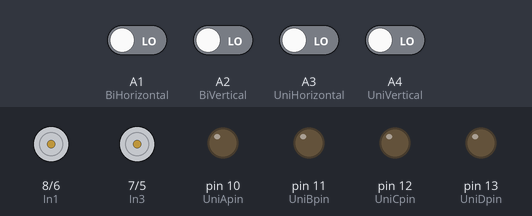
The sketch below on a simulated Arduino Uno, built with avr-gcc and run on an emulated ATmega328P. Parts: motor-driver pin pairs drawn as motors (green arrow = first pin HIGH = forward, orange = second pin HIGH = backward, longer = more drive, scaled by the enable pin), output pins drawn as LEDs (lit = HIGH). Dashed ring = blinking. The inputs (shaded band) are chosen by the test bench; at power-on: A1 (BiHorizontal), A2 (BiVertical), A3 (UniHorizontal), A4 (UniVertical) LOW.

Above: at 1.2 s.
1.3 s: A1 (BiHorizontal) driven HIGH
At 1.45 s:
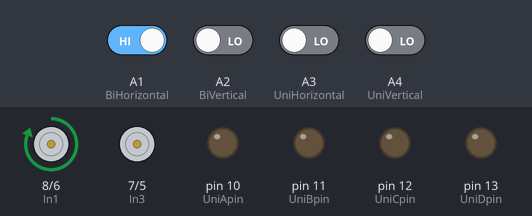
4.3 s: A3 (UniHorizontal) driven HIGH
At 4.45 s:
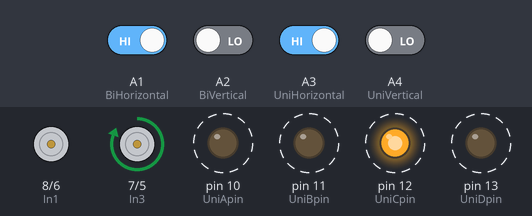
7.3 s: A3 (UniHorizontal) driven LOW
At 7.45 s:
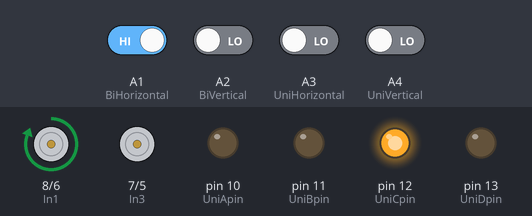
10.3 s: A1 (BiHorizontal) driven LOW
At 11.5 s:
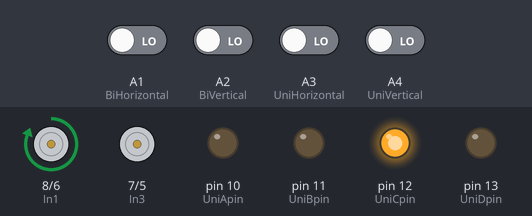
11.8 s: A2 (BiVertical) driven HIGH and A4 (UniVertical) driven HIGH
At 11.95 s:
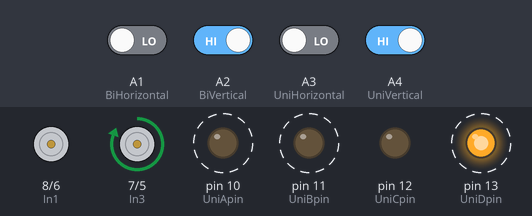
Timing chart, 0 to 15.8 s (numbered marks = the images above; inputs shaded):
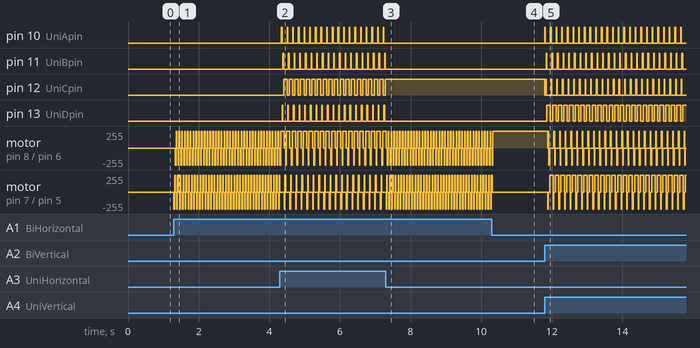

Measured:
- after the input at 1.3 s, motor on pin 8 (In1) / pin 6 (In2), motor on pin 7 (In3) / pin 5 (In4): stopped → backward 255/255 at once, then repeats every 0.08 s: forward 255/255 0.02 s, stopped 0.04 s, backward 255/255 0.02 s
- after the input at 4.3 s, pin 10 (UniApin): alternates HIGH for 0.02 s and LOW for 0.14 s, starting at once; pin 11 (UniBpin): alternates HIGH for 0.02 s and LOW for 0.14 s, starting after 0.08 s
- after the input at 7.3 s, pin 10 (UniApin), pin 11 (UniBpin), pin 13 (UniDpin): stops changing and stays LOW; pin 12 (UniCpin): stops changing and stays HIGH
- after the input at 10.3 s, motor on pin 8 (In1) / pin 6 (In2): goes on until 10.3 s, then stays forward 255/255; motor on pin 7 (In3) / pin 5 (In4): goes on until 10.3 s, then stays stopped
- after the input at 11.8 s, pin 10 (UniApin), pin 11 (UniBpin): alternates HIGH for 0.02 s and LOW for 0.14 s, starting at once

The sketch:

mode_4.ino
```cpp
int enableAPin = 4;
int enableBPin = 9;
int In4 = 5; // bipolar motor pins
int In3 = 7;
int In2 = 6;
int In1 = 8;

int UniApin = 10; // unipolar motor pins
int UniBpin = 11;
int UniCpin = 12;
int UniDpin = 13;

int BiHorizontal = A1; //left left <- photo interrupter pins
int BiHorizontalVal = 0;
int BiVertical = A2; //left mid
int BiVerticalVal = 0;
int UniHorizontal = A3; // right mid
int UniHorizontalVal = 0;
int UniVertical = A4; // right right
int UniVerticalVal = 0;

int delayTime = 20;
int n = 0; // count

void setup() {
  // put your setup code here, to run once:
  Serial.begin(9600);
  pinMode(enableAPin, OUTPUT);
  pinMode(enableBPin, OUTPUT);

  pinMode(In4, OUTPUT);
  pinMode(In3, OUTPUT);
  pinMode(In2, OUTPUT);
  pinMode(In1, OUTPUT);

  pinMode(UniApin, OUTPUT);
  pinMode(UniBpin, OUTPUT);
  pinMode(UniCpin, OUTPUT);
  pinMode(UniDpin, OUTPUT);

  pinMode(BiHorizontal, INPUT);
  pinMode(BiVertical, INPUT);
  pinMode(UniHorizontal, INPUT);
  pinMode(UniVertical, INPUT);

  digitalWrite(enableAPin, HIGH);
  digitalWrite(enableBPin, HIGH);

  Serial.begin(9600);

}

void bipolar_wave_cw(){
  digitalWrite(In4, HIGH);
  digitalWrite(In3, LOW);
  digitalWrite(In2, LOW);
  digitalWrite(In1, LOW);
  delay(delayTime);
  digitalWrite(In4, LOW);
  digitalWrite(In3, HIGH);
  digitalWrite(In2, LOW);
  digitalWrite(In1, LOW);
  delay(delayTime);
  digitalWrite(In4, LOW);
  digitalWrite(In3, LOW);
  digitalWrite(In2, HIGH);
  digitalWrite(In1, LOW);
  delay(delayTime);
  digitalWrite(In4, LOW);
  digitalWrite(In3, LOW);
  digitalWrite(In2, LOW);
  digitalWrite(In1, HIGH);
  delay(delayTime);
}

void bipolar_wave_ccw(){
  digitalWrite(In4, HIGH);
  digitalWrite(In3, LOW);
  digitalWrite(In2, LOW);
  digitalWrite(In1, LOW);
  delay(delayTime);
  digitalWrite(In4, LOW);
  digitalWrite(In3, LOW);
  digitalWrite(In2, LOW);
  digitalWrite(In1, HIGH);
  delay(delayTime);
  digitalWrite(In4, LOW);
  digitalWrite(In3, LOW);
  digitalWrite(In2, HIGH);
  digitalWrite(In1, LOW);
  delay(delayTime);
  digitalWrite(In4, LOW);
  digitalWrite(In3, HIGH);
  digitalWrite(In2, LOW);
  digitalWrite(In1, LOW);
  delay(delayTime);
}

void unipolar_wave_cw(){
  digitalWrite(UniApin, HIGH);
  digitalWrite(UniCpin, LOW);
  digitalWrite(UniBpin, LOW);
  digitalWrite(UniDpin, LOW);
  delay(delayTime);
  digitalWrite(UniApin, LOW);
  digitalWrite(UniCpin, HIGH);
  digitalWrite(UniBpin, LOW);
  digitalWrite(UniDpin, LOW);
  delay(delayTime);
  digitalWrite(UniApin, LOW);
  digitalWrite(UniCpin, LOW);
  digitalWrite(UniBpin, HIGH);
  digitalWrite(UniDpin, LOW);
  delay(delayTime);
  digitalWrite(UniApin, LOW);
  digitalWrite(UniCpin, LOW);
  digitalWrite(UniBpin, LOW);
  digitalWrite(UniDpin, HIGH);
  delay(delayTime);
}

void unipolar_wave_ccw(){
  digitalWrite(UniApin, HIGH);
  digitalWrite(UniCpin, LOW);
  digitalWrite(UniBpin, LOW);
  digitalWrite(UniDpin, LOW);
  delay(delayTime);
  digitalWrite(UniApin, LOW);
  digitalWrite(UniCpin, LOW);
  digitalWrite(UniBpin, LOW);
  digitalWrite(UniDpin, HIGH);
  delay(delayTime);
  digitalWrite(UniApin, LOW);
  digitalWrite(UniCpin, LOW);
  digitalWrite(UniBpin, HIGH);
  digitalWrite(UniDpin, LOW);
  delay(delayTime);
  digitalWrite(UniApin, LOW);
  digitalWrite(UniCpin, HIGH);
  digitalWrite(UniBpin, LOW);
  digitalWrite(UniDpin, LOW);
  delay(delayTime);
}

void loop() {
  // put your main code here, to run repeatedly:

  // move motors to start position (horizontal interrupter position)
  while(true){
    BiHorizontalVal = digitalRead(BiHorizontal);
    if (BiHorizontalVal){ // assuming that 0 is not-interrupted, 1 is interrupted
      bipolar_wave_cw();
    }
    UniHorizontalVal = digitalRead(UniHorizontal);
    if (UniHorizontalVal){
      unipolar_wave_cw();
    }

    if (!BiHorizontalVal && !UniHorizontalVal){
      break;
    }
  }

  // loop

  while(true){
  // start moving bi clockwise and uni ccw until uni interacts with vertical interrupter and bipolar interacts with its vertical
    while(true){
      BiVerticalVal = digitalRead(BiVertical);
      if (BiVerticalVal){
        bipolar_wave_ccw();
      }

      UniVerticalVal = digitalRead(UniVertical);
      if (UniVerticalVal){
        unipolar_wave_cw();
      }

      if (!BiVerticalVal && !UniVerticalVal){
        break;
      }
    }
  // switch directions, wait until both uni and bipolar hit horizontal interrupter
    while(true){
      BiHorizontalVal = digitalRead(BiHorizontal);
      if (BiHorizontalVal){
        bipolar_wave_cw();
      }

      UniHorizontalVal = digitalRead(UniHorizontal);
      if (UniHorizontalVal){
        unipolar_wave_ccw();
      }

      if (!BiHorizontalVal && !UniHorizontalVal){
        break;
      }
    }
  }

}
```
